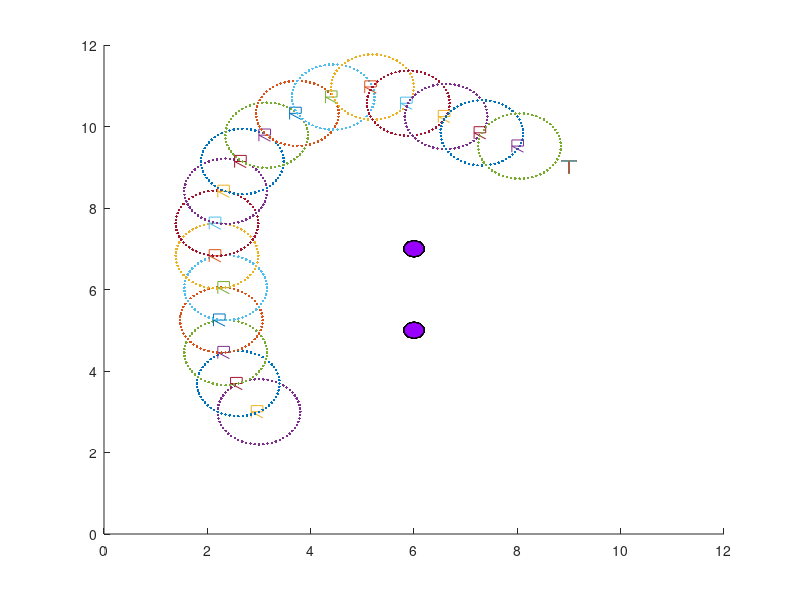

MATLAB code to generate this figure:
clc
clear
close all

%......................Artificial Potential Field.........................

Robot_Coordinate     = [3 3]               ;% Rabot Coordinate = [x-axis y-axis]
Obstacle1_Coordinate = [6 7]               ;% Obstacle1 Coordinate = [x-axis y-axis]
Obstacle2_Coordinate = [6 5]               ;% Obstacle2 Coordinate = [x-axis y-axis]
Goal_Coordinate      = [9 9]               ;% Target Coordinate = [x-axis y-axis]
Sensor_Range         = 2                   ;% Sensor Range being used
Step_Size   = 0.4*Sensor_Range             ;% Radius of Circle for Artificial Points
Obstacle             = [1 4]               ;% Obstacle = [Aplha Mew][0.5 0.5]
Goal                 = [1 4]               ;% Target   = [Alpha Mew][4 70]
NPTS                 = 60                  ;% Number of Artificial Points %60
StepDegree           = 360/NPTS            ;% Step Degree in Degree for Artificial Points
Confirm_Message      = 'Solution Exists'   ;% Message Displayed if a Good Artificial Point Exists
Error_Message        = 'No Solution Exists';% Message Displayed if no Good Artificial Point Exists
Bacteria_x           = Robot_Coordinate(1) ;% Artificial Best Point x
Bacteria_y           = Robot_Coordinate(2) ;% Artificial Best Point y
%.................................Plot.....................................

hold on
axis([0 12 0 12])

%............................Create a Target...............................

backx  = Goal_Coordinate(1) - 0.15;backy1 = Goal_Coordinate(2) + 0.15;
frontx = Goal_Coordinate(1) + 0.15;fronty1 = Goal_Coordinate(2) + 0.15;
middlex = Goal_Coordinate(1);middley1 = Goal_Coordinate(2)+ 0.15;
middley2 = Goal_Coordinate(2)- 0.15;
tri2 = [backx middlex frontx ;backy1 middley1 fronty1 ];
plot(tri2(1,:), tri2(2,:));
tri3 = [middlex middlex ;middley1 middley2];
plot(tri3(1,:), tri3(2,:));

%.............Create a purple transparent circular Obstacle................

xc = Obstacle1_Coordinate(1);
yc = Obstacle1_Coordinate(2);
r = 0.2;
x = r*sin(-pi:0.2*pi:pi) + xc;
y = r*cos(-pi:0.2*pi:pi) + yc;
c = [0.6 0 1];
fill(x, y, c, 'FaceAlpha', 0.4)

xc = Obstacle2_Coordinate(1);
yc = Obstacle2_Coordinate(2);
r = 0.2;
x = r*sin(-pi:0.2*pi:pi) + xc;
y = r*cos(-pi:0.2*pi:pi) + yc;
c = [0.6 0 1];
fill(x, y, c, 'FaceAlpha', 0.4)

DTG = 1;
while(DTG > 0.6)
    
    %.............................Create a Robot...........................
    
    backx  = Robot_Coordinate(1) - 0.15;backy1 = Robot_Coordinate(2) + 0.15;
    backy2 = Robot_Coordinate(2) - 0.15;frontx = Robot_Coordinate(1) + 0.075;
    fronty1 = Robot_Coordinate(2) + 0.15;fronty2 = Robot_Coordinate(2);
    tri1 = [backx backx frontx frontx backx frontx;backy2 backy1 fronty1 fronty2 fronty2 backy2];
    plot(tri1(1,:), tri1(2,:));
    
    %.........................Potential Calculations.......................
    
    J_ObstT = Obstacle(1)*exp(-Obstacle(2)*((Robot_Coordinate(1)-Obstacle1_Coordinate(1))^2+(Robot_Coordinate(2)-Obstacle1_Coordinate(2))^2))
    J_ObstT = J_ObstT + Obstacle(1)*exp(-Obstacle(2)*((Robot_Coordinate(1)-Obstacle2_Coordinate(1))^2+(Robot_Coordinate(2)-Obstacle2_Coordinate(2))^2))
    J_GoalT = -Goal(1)*exp(-Goal(2)*((Robot_Coordinate(1)-Goal_Coordinate(1))^2+(Robot_Coordinate(2)-Goal_Coordinate(2))^2))
    JT = J_ObstT + J_GoalT;
    
    %...........................Distance to Goal...........................
    
    DTG = sqrt((Robot_Coordinate(1)-Goal_Coordinate(1))^2+(Robot_Coordinate(2)-Goal_Coordinate(2))^2)
    
    %...........................Artificial Points..........................
    
    Theta = zeros(1,NPTS);
    Theta(1) = StepDegree;
    for i=1:NPTS-1
        Theta(i+1) = Theta(i) + StepDegree;
    end
    
    %     a = 1;
    %     b = 360;
    %     Theta = a + (b-a).*rand(NPTS,1);
    
    Bacteria_x = zeros(1,NPTS);
    Bacteria_y = zeros(1,NPTS);
    for i=1:NPTS
        Bacteria_x(i) = Robot_Coordinate(1) + (Step_Size*cos(pi*Theta(i)/180));
        Bacteria_y(i) = Robot_Coordinate(2) + (Step_Size*sin(pi*Theta(i)/180));
    end
    plot(Bacteria_x,Bacteria_y,'.')
    pause(0.1);
    %........Calculating Cost Function and Distance of Artificial Point....
    
    [m,n] = size(Bacteria_x);
    J_ObstT_Bacteria = zeros(1,n);
    J_GoalT_Bacteria = zeros(1,n);
    JT_Bacteria = zeros(1,n);
    DTG_Bacteria = zeros(1,n);
    for i=1:n
        J_ObstT_Bacteria(i) = Obstacle(1)*exp(-Obstacle(2)*((Bacteria_x(i)-Obstacle1_Coordinate(1))^2+(Bacteria_y(i)-Obstacle1_Coordinate(2))^2));
        J_ObstT_Bacteria(i) = J_ObstT_Bacteria(i) + Obstacle(1)*exp(-Obstacle(2)*((Bacteria_x(i)-Obstacle2_Coordinate(1))^2+(Bacteria_y(i)-Obstacle2_Coordinate(2))^2));
        J_GoalT_Bacteria(i) = -Goal(1)*exp(-Goal(2)*((Bacteria_x(i)-Goal_Coordinate(1))^2+(Bacteria_y(i)-Goal_Coordinate(2))^2));
        JT_Bacteria(i) = J_ObstT_Bacteria(i) + J_GoalT_Bacteria(i);
        DTG_Bacteria(i) = sqrt((Bacteria_x(i)-Goal_Coordinate(1))^2+(Bacteria_y(i)-Goal_Coordinate(2))^2);
    end
    J_GoalT_Bacteria;
    
    %....................Error in Cost Function & Distance.................
    
    err_J   = zeros(1,n);
    err_DTG = zeros(1,n);
    Fitness = zeros(1,n);
    for i=1:n
        err_J(i)   = JT_Bacteria(i)  - JT;
        err_DTG(i) = DTG_Bacteria(i) - DTG;
        Fitness(i) = -err_DTG(i);
    end
    Fitness;
    %..........................Best Point Selection........................
    
    Check = 0;
    for t=1:n
        [~,k]= max(Fitness);
        if err_J(k) < 0
            if err_DTG(k)<0
                Check = Check + 1;
                Robot_Coordinate(1) = Bacteria_x(k);
                Robot_Coordinate(2) = Bacteria_y(k);
                DTG = sqrt((Robot_Coordinate(1)-Goal_Coordinate(1))^2+(Robot_Coordinate(2)-Goal_Coordinate(2))^2);
            else
                Fitness(k) = 0;
            end
        else
            Fitness(k) = 0;
        end
    end
    Check;
    if Check == 0
        disp(Error_Message)
    else
        disp(Confirm_Message)
    end
    All_Data = zeros(NPTS,3);
    All_Data(:,1) = Robot_Coordinate(1);
    All_Data(:,2) = Robot_Coordinate(2);
    All_Data(:,3) = Theta;
    All_Data(:,4) = J_ObstT_Bacteria;
    All_Data(:,5) = J_GoalT_Bacteria;
    All_Data(:,6) = JT_Bacteria;
    All_Data(:,7) = err_J;
    All_Data(:,8) = err_DTG;
    All_Data;
    %.................................Plot.................................
    
    %............................Create a Target...........................
    backx  = Goal_Coordinate(1) - 0.15;backy1 = Goal_Coordinate(2) + 0.15;
    frontx = Goal_Coordinate(1) + 0.15;fronty1 = Goal_Coordinate(2) + 0.15;
    middlex = Goal_Coordinate(1);middley1 = Goal_Coordinate(2)+ 0.15;
    middley2 = Goal_Coordinate(2)- 0.15;
    tri2 = [backx middlex frontx ;backy1 middley1 fronty1 ];
    plot(tri2(1,:), tri2(2,:));
    hold on
    tri3 = [middlex middlex ;middley1 middley2];
    plot(tri3(1,:), tri3(2,:));
    
    %.............Create a purple transparent circular Obstacle............
    
    xc = Obstacle1_Coordinate(1);
    yc = Obstacle1_Coordinate(2);
    r = 0.2;
    x = r*sin(-pi:0.2*pi:pi) + xc;
    y = r*cos(-pi:0.2*pi:pi) + yc;
    c = [0.6 0 1];
    fill(x, y, c, 'FaceAlpha', 0.4)

    xc = Obstacle2_Coordinate(1);
    yc = Obstacle2_Coordinate(2);
    r = 0.2;
    x = r*sin(-pi:0.2*pi:pi) + xc;
    y = r*cos(-pi:0.2*pi:pi) + yc;
    c = [0.6 0 1];
    fill(x, y, c, 'FaceAlpha', 0.4)
    
    %................................Outputs...............................
%     J_ObstT
%     J_GoalT
%     JT
%     DTG
%     JT_Bacteria
%     DTG_Bacteria
%     err_J
%     err_DTG
%     Check
%     k
%     Fitness
end
Variables = {'Rx' 'Ry' 'Theta' 'J_Obst_B' 'J_GoalT' 'JT' 'err_J' 'err_DTG'};
% filename = 'E:\PathPlanning_Yasim\RPO First Iteration\RPO_Data.xlsx';
% xlswrite(filename,Variables)
% xlswrite(filename,All_Data,1,'A2');